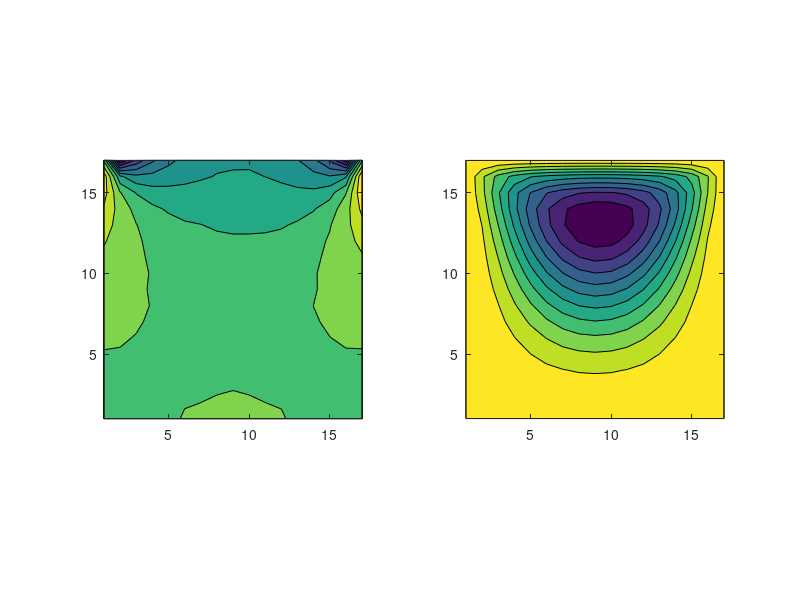

Source code (MATLAB):
clf;nx=17; ny=17;MaxStep=120; Visc=0.1; dt=0.01;         %resolution & parameters governing the run
MaxIt=100; Beta=1.5; MaxErr=0.001;                    %parameters for SOR iteration
sf=zeros(nx,ny); vt=zeros(nx,ny); w=zeros(nx,ny); h=1.0/(nx-1); t=0.0;
for istep=1:MaxStep,                                  %start the time integration
  for iter=1:MaxIt,                                   %solve for the streamfunction
    w=sf;                                             %by SOR iteration
    for i=2:nx-1; for j=2:ny-1
        sf(i,j)=0.25*Beta*(sf(i+1,j)+sf(i-1,j)...
          +sf(i,j+1)+sf(i,j-1)+h*h*vt(i,j))+(1.0-Beta)*sf(i,j);
       end; end;
    Err=0.0;
    for i=1:nx,for j=1:ny, Err=Err+abs(w(i,j)-sf(i,j)); end; end;
    if Err <= MaxErr, break, end                      %stop if iteration has converged
  end;
    vt(2:nx-1,1)=-2.0*sf(2:nx-1,2)/(h*h);                    %set vorticity on bottom wall
    vt(2:nx-1,ny)=-2.0*sf(2:nx-1,ny-1)/(h*h)-2.0/h;                %top wall
    vt(1,2:ny-1)=-2.0*sf(2,2:ny-1)/(h*h);                          %right wall
    vt(nx,2:ny-1)=-2.0*sf(nx-1,2:ny-1)/(h*h);                      %left wall
  for i=2:nx-1; for j=2:ny-1                                       % compute the
      w(i,j)=-0.25*((sf(i,j+1)-sf(i,j-1))*(vt(i+1,j)-vt(i-1,j))... % right hand side of the 
       -(sf(i+1,j)-sf(i-1,j))*(vt(i,j+1)-vt(i,j-1)))/(h*h)...      % vorticity equation
       +Visc*(vt(i+1,j)+vt(i-1,j)+vt(i,j+1)+vt(i,j-1)-4.0*vt(i,j))/(h*h);
    end; end;
  vt(2:nx-1,2:ny-1)=vt(2:nx-1,2:ny-1)+dt*w(2:nx-1,2:ny-1);         %update the vorticity
  t=t+dt                                                           %print out t every step
%   subplot(121), contour(rot90(fliplr(vt))), axis('square');        %plot vorticity
%   subplot(122), contour(rot90(fliplr(sf))), axis('square');pause(0.01) %streamfunction
  subplot(121), contourf(rot90(fliplr(vt))), axis('square');        %plot vorticity
  subplot(122), contourf(rot90(fliplr(sf))), axis('square');pause(0.01) %streamfunction
end;
